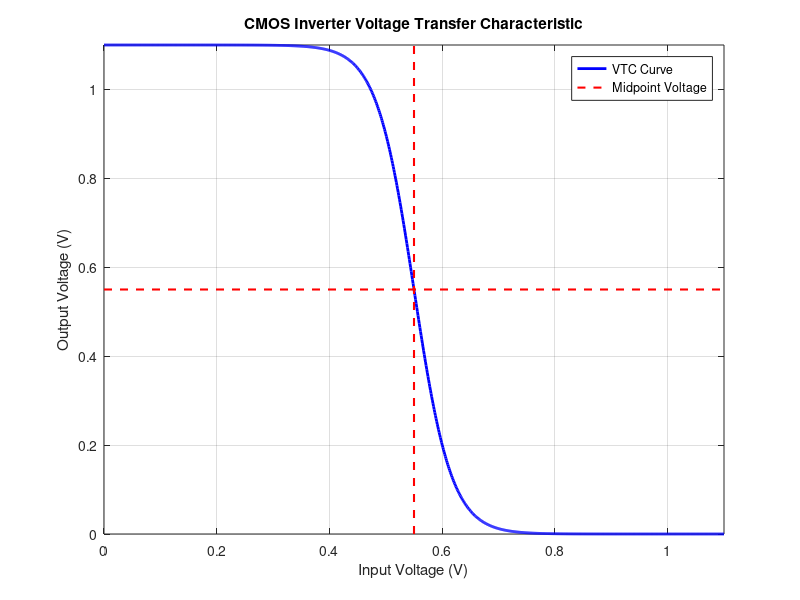

Write MATLAB code to recreate this figure.
% Define the range of input voltages (Vin) from 0V to VDD (1.1V)
VDD = 1.1; % Supply voltage
Vin = linspace(0, VDD, 1000); 

% Define the switching threshold (midpoint voltage)
Vm = VDD / 2; 

% Approximate inverter Vout behavior using a steep transition function
Vout = VDD ./ (1 + exp(30 * (Vin - Vm))); 

% Plot the VTC curve
figure;
plot(Vin, Vout, 'b', 'LineWidth', 2); % Plot Vout vs. Vin
hold on;

% Highlight the midpoint voltage with a vertical dashed red line
plot([Vm, Vm], [0, VDD], 'r--', 'LineWidth', 1.5); 

% Highlight the ideal switching level with a horizontal dashed red line
plot([0, VDD], [Vm, Vm], 'r--', 'LineWidth', 1.5); 

% Labels and formatting
xlabel('Input Voltage (V)'); % Label X-axis
ylabel('Output Voltage (V)'); % Label Y-axis
title('CMOS Inverter Voltage Transfer Characteristic'); % Plot title
grid on; % Enable grid
legend('VTC Curve', 'Midpoint Voltage'); % Add legend
xlim([0 VDD]); % Set X-axis limits
ylim([0 VDD]); % Set Y-axis limits

% Display the plot
hold off;
